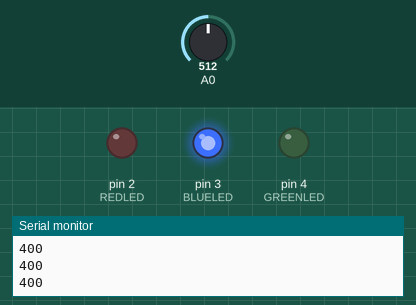
This sketch was run on a simulated Arduino Uno, built with avr-gcc and run on an emulated ATmega328P. On the bench: output pins drawn as LEDs (lit = HIGH), the last lines printed to the serial monitor. The test bench sets the inputs (shaded band); at power-on: A0 = 512.

Above: at 1.2 s.
1.3 s: A0 set to 622
2.8 s: A0 set to 648
At 4.0 s:
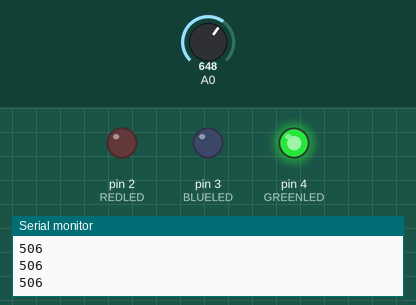
4.3 s: A0 set to 306
At 5.1 s:
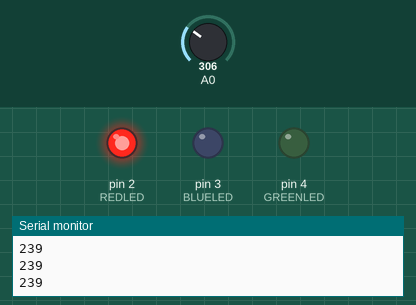
5.8 s: A0 set to 376
7.3 s: A0 set to 398
At 8.5 s:
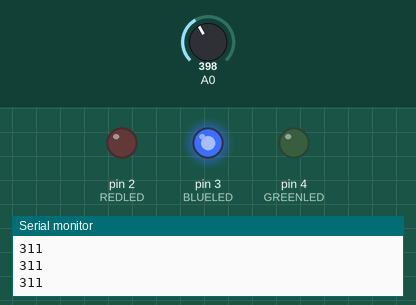
8.8 s: A0 set to 291
At 9.8 s:
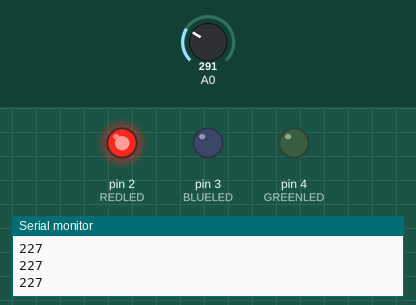
Timing chart, 0 to 11.3 s (numbered marks = the images above; inputs shaded):
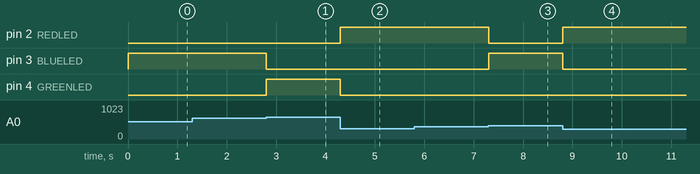

Measured:
- the behaviour switches between 640 and 641 on A0 (found by bisection; images 0 and 1)
- the behaviour switches between 384 and 385 on A0 (found by bisection; images 2 and 3)
- after the input at 2.8 s, pin 3 (BLUELED): HIGH → LOW at once; pin 4 (GREENLED): LOW → HIGH at once
- after the input at 4.3 s, pin 2 (REDLED): LOW → HIGH at once; pin 4 (GREENLED): HIGH → LOW at once
- after the input at 7.3 s, pin 2 (REDLED): HIGH → LOW at once; pin 3 (BLUELED): LOW → HIGH at once
- after the input at 8.8 s, pin 2 (REDLED): LOW → HIGH at once; pin 3 (BLUELED): HIGH → LOW at once

The sketch:

potentiometer_arduino1.ino
```cpp
 int input;
int REDLED = 2;
int BLUELED = 3;
int GREENLED = 4;

void setup()
{
  Serial.begin(9600);
  pinMode (GREENLED, OUTPUT);
  pinMode (BLUELED, OUTPUT);
  pinMode (REDLED, OUTPUT);
  digitalWrite(GREENLED, LOW);
  digitalWrite(BLUELED, LOW);
  digitalWrite(REDLED, LOW);
}
void loop()
{
  input = map(analogRead(0), 0, 1023, 0, 800);
  if(input > 500)
  {
    digitalWrite(GREENLED, HIGH);
    digitalWrite(BLUELED, LOW);
    digitalWrite(REDLED, LOW);
  }
  else if (input >= 301 && input <=500)
  {
    digitalWrite(GREENLED, LOW);
    digitalWrite(BLUELED, HIGH);
    digitalWrite(REDLED, LOW);
  }
  else if (input > 0 && input <= 300)
  {
    digitalWrite(GREENLED, LOW);
    digitalWrite(BLUELED, LOW);
    digitalWrite(REDLED, HIGH);
  }
  Serial.println(input);}
```
